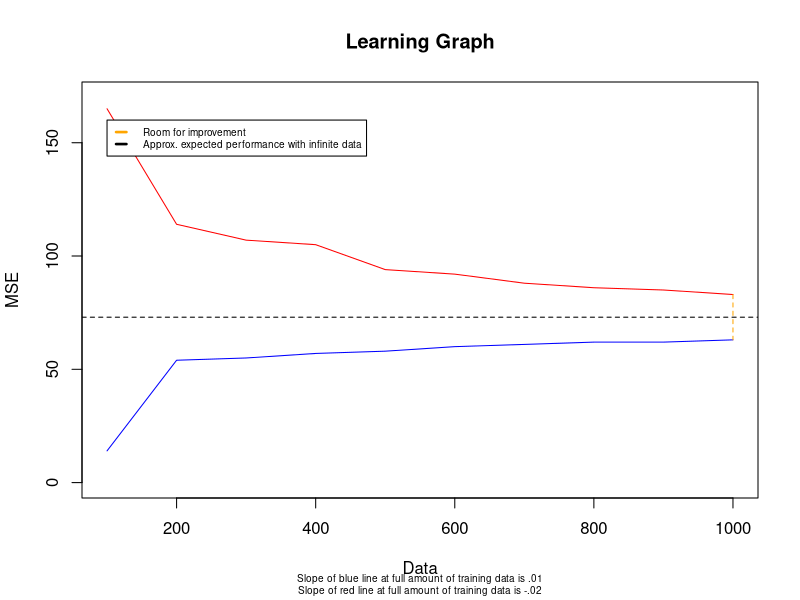
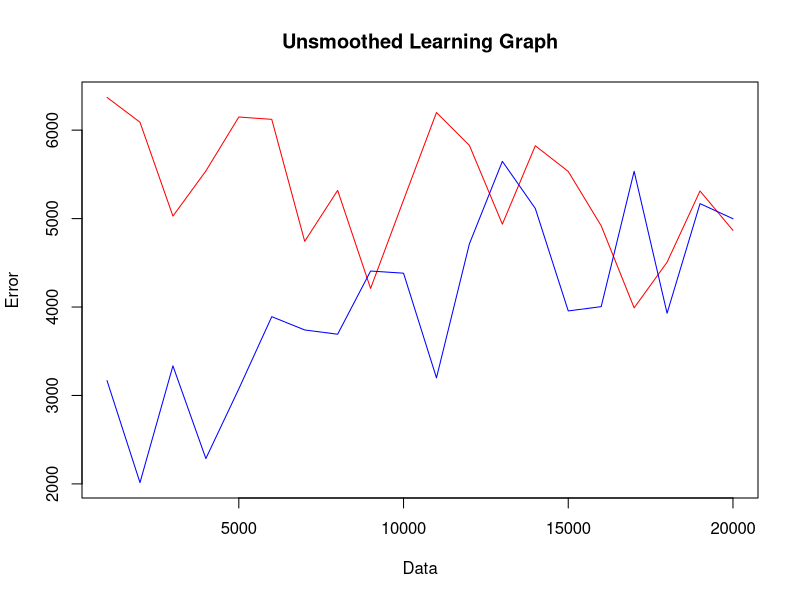
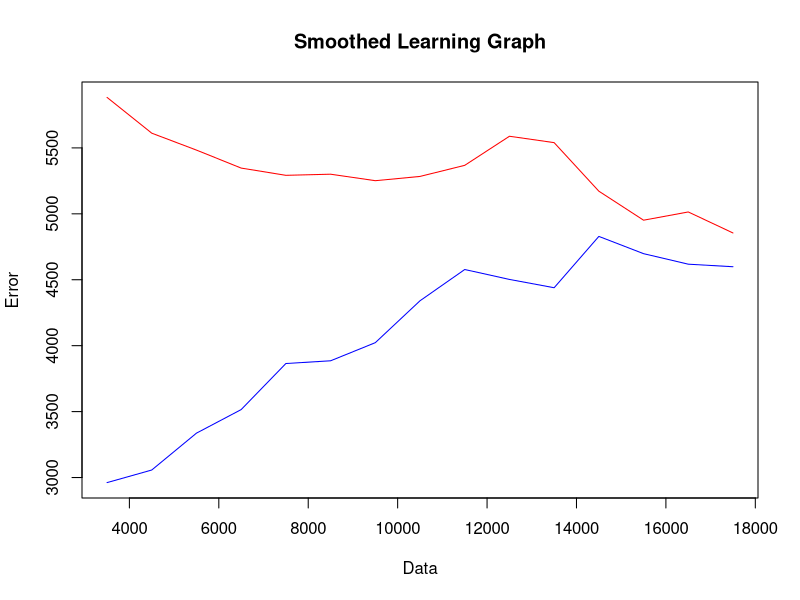

Recreate these plots in R, in order.
#' Learning graphs are useful for working out if you have enough
#' training data for a particular modelling algorithm.
#'
#' To make them we generate a sequence of models using
#' increasing proportions of our training data, for example
#' 10%, 20%, ... , 100%.
#'
#' For each of these models we calculate the in-sample (training)
#' error, and cross-validated (or other out-of-sample) error.
#'
#' The idea is that as data increases, in-sample and out-of-sample
#' error are optimistic and pessemistic predictors of expected error
#' with infinite data. Ie as the training data approaches infinity,
#' in-sample error approaches the expected error of a model trained
#' on infinite data *from below*, and out-of-sample error approaches
#' it *from above*.
#'
#' By examining this sequence we can see:
#'  - approximately how much room there appears to be for
#'    improvement from more data
#'  - approximately what the expected error of an optimal model
#'    of this type (trained on infinite data) would be
#'  - approximately how much improvement we can expect from
#'    increasing our training data by a certain amount
#'
#' We can see these things by, respectively:
#'  - The difference between the two curves at the 100% of training
#'    data model
#'  - The middle of the difference between the two curves at the
#'    100% of training data model
#'  - The slope of the two curves at the 100% of training data model

#' Let's have an example.
#' First we create some pretend data
dseq=seq(100,1000,100)
out1=c(165,114,107,105,94,92,88,86,85,83)
in1=c(14,54,55,57,58,60,61,62,62,63)
# Now we can plot the graph
plot(dseq,in1,type="l",col="blue",main=paste("Learning Graph"),
     ylim=c(0,170),xlab="Data",ylab="MSE")
points(dseq,out1,type="l",col="red")
# Let's annotate that plot
segments(1000,83,1000,63,col="orange",lty=2)
abline(h=73,lty=2)
legend(100,160,
       c("Room for improvement","Approx. expected performance with infinite data"), # puts text in the legend
       lty=c(2,2), # gives the legend appropriate symbols (lines)
       lwd=c(2.5,2.5),
       cex=.6,
       col=c("orange","black"))
title(sub="Slope of blue line at full amount of training data is .01\nSlope of red line at full amount of training data is -.02",cex.sub=.6)
#' So if we add another 100 rows to our training data, we can
#' expect our cross-validated error to fall by about 2.

#' Learning graphs can often be much more difficult to interpret
#' than those that we have seen in these exercises. The reason is that
#' they are sometimes a *lot* noisier than this example. They might
#' jump around a lot more, with the blue and red lines criss-crossing
#' each other.
#'
#' In such cases, it is normally sufficient to smooth the learning
#' graph to make it useable. Smoothing means instead of plotting the
#' MSEs for each data size, average over 3 or 5 (for example) points.
#'

# Ignore the equations- this just gives us something reasonable.
set.seed(10)
x=seq(1000,20000,1000)
out2=6500-x/log(x)+rnorm(length(x),0,800)
in2=3500+x/log(x)+rnorm(length(x),0,800)
plot(x,out2,type="l",col="red",ylim=c(min(in2),max(out2)),
     ylab="Error",xlab="Data",main="Unsmoothed Learning Graph")
points(x,in2,type="l",col="blue")
# Difficult to understand, so we smooth it. Here 6 works pretty well.
n=6
smooth=function(y,s) {
  sapply(1:(length(y)-(s-1)),function(i) {
    sum(y[i:(i+s-1)])/s
  })
}
x_s=smooth(x,n)
in2_s=smooth(in2,n)
out2_s=smooth(out2,n)
plot(x_s,in2_s,type="l",col="blue",ylim=c(min(in2_s),max(out2_s)),
     ylab="Error",xlab="Data",main="Smoothed Learning Graph")
points(x_s,out2_s,type="l",col="red")

#' Exercise One:
#' When you look at the picture, it may be that the in-sample error
#' is not monotonically increasing but rather decreasing!
#' As noted, real problem's learning graphs are noisy and diverge
#' a long way from the theoretical ideal.
#'
#' Exercise Two:
#' Which models look to have significant room to improve from more
#'   data?
#' Which models look to have better optimal performance?
#' Which models would you keep working with?
